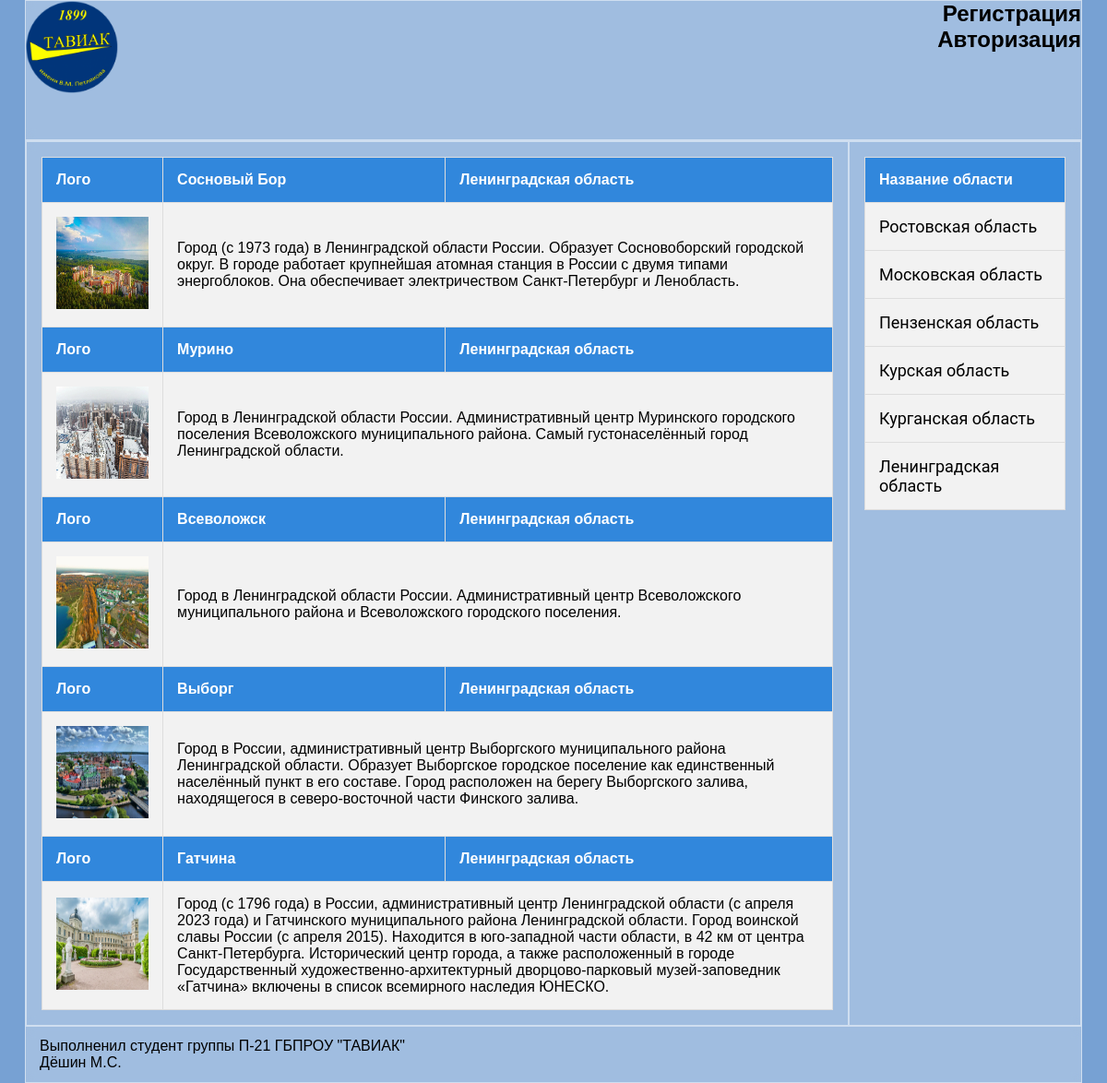
The page / on the database its author committed.
### tables this page shows
CREATE TABLE `city` (
  `id` int NOT NULL,
  `name` varchar(30) NOT NULL,
  `area` int NOT NULL DEFAULT '10',
  `population` int NOT NULL DEFAULT '30',
  `logo` varchar(30) NOT NULL DEFAULT '0.jpg',
  `description` text,
  `region` int NOT NULL
);

CREATE TABLE `region` (
  `id` int NOT NULL,
  `name` varchar(30) NOT NULL,
  `kod` int NOT NULL
);

### content.php (the view, shortened to what this page needs)
<div class="content">
               <?php
         if(isset($_GET['content'])){
            $content= $_GET['content'];
            include "$content";
        }
        else{
            if(isset($_GET['region'])){
                $selectedRegion = (int)$_GET['region'];
                $mysql = "SELECT city.*, region.name AS region_name
                FROM city
                JOIN region ON city.region = region.id
                WHERE city.region = $selectedRegion
               ";
                $result = $dbcon->query($mysql);
                $city_data = $result->fetch_all(MYSQLI_ASSOC);
                    $myrow = $result->fetch_assoc();
                        $_SESSION["photo"] = $myrow['logo'];
                          ?>
                    <div class="tablGL">
                    <div class="tabl">
                    <?php
                    echo "<table >";
                    foreach ($result as $row) {
                        $_SESSION["photo"] = $row['logo'];
                        echo "<tr><th >Лого</th>
                        <th > <a class='link' href='?content=city.php&city=" . $row['id'] . "'>" . $row['name'] . "</a></th>
                        <th >". $row['region_name'] ."</th></tr>";
                        echo "<td ><img src='./img/" . $_SESSION['photo'] . "'></td>";
                        echo "<td  colspan='2'>" . $row['description'] . "</td>";
                    }
                    echo "</table>";
                    ?></div></div><?php
            }
            else{
              $mysql = "SELECT city.*, region.name AS region_name
            FROM city
            JOIN region ON city.region = region.id
            ORDER BY `id` DESC LIMIT 5";
            $result = $dbcon->query($mysql);
                      ?>
                <div class="tablGL">
                <div class="tabl">
                <?php
                echo "<table >";
                foreach ($result as $row) {
                    echo "<tr><th >Лого</th>
                    <th > <a class='link' href='?content=city.php&city=" . $row['id'] . "'>" . $row['name'] . "</a></th>
                    <th >". $row['region_name'] ."</th></tr>";
                    echo "<td ><img src='./img/" . $_SESSION['photo'] . "'></td>";
                    echo "<td  colspan='2'>" . $row['description'] . "</td>";
                }
                echo "</table>";
                ?></div></div><?php
            }
            }
            ?>
        </div>

### index.php (shortened to what this page needs)
<?php
require_once("dbconnect.php");
?>
<!DOCTYPE html>
<html lang="en">
<head>
    <link href="css/style.css" rel="stylesheet" />
</head>
<body>
    <main>
        <?php include('header.php') ?>
        <div class="page">
        <?php include('content.php') ?>
        <?php include('sidebar.php') ?>
        </div>
        <?php include('footer.php') ?>
    </main>
</body>
</html>

### header.php (shortened to what this page needs)
<header>
            <div class="logo">
            <a href="index.php"><img src=" ../img/logo.png" href="../lab14.2/index.php"></a>
            </div>
            <?php
            if ($_SESSION['dustup'] == false) { ?>
                <h2><a href="?content=registration.php" class="link_header">Регистрация</a></h2>
                <h2><a href="?content=login.php" class="link_header">Авторизация</a></h2>
            <?php } ?>
        </header>

### sidebar.php
<div class="sidebar"><?php
$mysql = "SELECT id,name
            FROM region";
            $result = $dbcon->query($mysql);
            $city_data = $result->fetch_all(MYSQLI_ASSOC);?>
                <div class="tablGL">
                <div class="tabl">
                <?php
                echo "<table >";
                echo "<tr><th >Название области</th></tr>";
                foreach ($result as $row) {
                    echo "<tr> <td ><p><a class='link_sidebar' href='?region=" . $row['id'] . "'>" . $row['name'] . "</a></p></td> </tr>";
                }
                echo "</table>";
                ?></div></div>
            </div>

### footer.php
<footer>
            Выполненил студент группы П-21 ГБПРОУ "ТАВИАК"<br> Дёшин М.С.
       </footer>

### css/style.css (style rules this page uses)
* { margin: 0px; padding: 0px; }
html { font-family: 'poppins', sans-serif; background-color: #77A1D3; }
body { justify-content: center; display: flex; margin: 0px; padding: 0px; overflow: auto; }
a { text-decoration: none; }
.link { color: white; }
.link_header { color: black; }
.link_sidebar { color: black; font-family: 'Roboto', sans-serif; font-size: 18px; }
main { height: auto }
img { width: 100px; height: 100px; }
.logo { width: 100px; height: 100px; float: left; }
header { height: 150px; border: 2px solid black; text-align: right; color: rgb(0, 0, 0); background-color: rgba(255, 255, 255, 0.3); backdrop-filter: blur(5.5px); -webkit-backdrop-filter: blur(5.5); background: rgba(255, 255, 255, 0.30); border: 1px solid rgba(255, 255, 255, 0.5); font-family: 'poppins', sans-serif; }
.content { border-top: 0px; align-items: center; width: 100ch; border: 1px solid rgba(255, 255, 255, 0.5); }
footer { display: flex; height: 60px; background-color: rgba(255, 255, 255, 0.3); backdrop-filter: blur(5.5px); -webkit-backdrop-filter: blur(5.5); background: rgba(255, 255, 255, 0.30); border: 1px solid rgba(255, 255, 255, 0.5); font-family: 'poppins', sans-serif; align-items: center; padding: 0px 0px 0px 15px; color: rgb(0, 0, 0); border-top: 0px; bottom: 0; }
.page { background-color: rgba(255, 255, 255, 0.3); backdrop-filter: blur(5.5px); -webkit-backdrop-filter: blur(5.5); background: rgba(255, 255, 255, 0.30); display: flex; border: 1px solid rgba(255, 255, 255, 0.5); min-height: 100vh; }
.sidebar { width: 250px; margin-left: auto; border: 1px solid rgba(255, 255, 255, 0.5); }
.tablGL { justify-content: center; }
table { background-color: #f2f2f2; border-radius: 0.25em; border-collapse: collapse; margin: 1em; }
table, th, td { border: 1px solid #ddd; }
th, td { padding: 15px; text-align: left; }
th { background-color: #3187dc; color: white; }
tr:nth-child(even) { background-color: #f2f2f2; }

### rows shown on the page
city: name "Сосновый Бор", region.name "Ленинградская область", shows a picture, description "Город (с 1973 года) в Ленинградской области России. Образует Сосновоборский городской округ. В городе работает крупнейшая атомная станция в России с двумя типами энергоблоков. Она обеспечивает электричеством Санкт-Петербург и Ленобласть."
city: name "Мурино", region.name "Ленинградская область", shows a picture, description "Город в Ленинградской области России. Административный центр Муринского городского поселения Всеволожского муниципального района. Самый густонаселённый город Ленинградской области."
city: name "Всеволожск", region.name "Ленинградская область", shows a picture, description "Город в Ленинградской области России. Административный центр Всеволожского муниципального района и Всеволожского городского поселения."
city: name "Выборг", region.name "Ленинградская область", shows a picture, description "Город в России, административный центр Выборгского муниципального района Ленинградской области. Образует Выборгское городское поселение как единственный населённый пункт в его составе. Город расположен на берегу Выборгского залива, находящегося в северо-восточной части Финского залива."
city: name "Гатчина", region.name "Ленинградская область", shows a picture, description "Город (с 1796 года) в России, административный центр Ленинградской области (с апреля 2023 года) и Гатчинского муниципального района Ленинградской области. Город воинской славы России (с апреля 2015). Находится в юго-западной части области, в 42 км от центра Санкт-Петербурга. Исторический центр города, а также расположенный в городе Государственный художественно-архитектурный дворцово-парковый музей-заповедник «Гатчина» включены в список всемирного наследия ЮНЕСКО."
region: name "Ростовская область"
region: name "Московская область"
region: name "Пензенская область"
region: name "Курская область"
region: name "Курганская область"
region: name "Ленинградская область"
